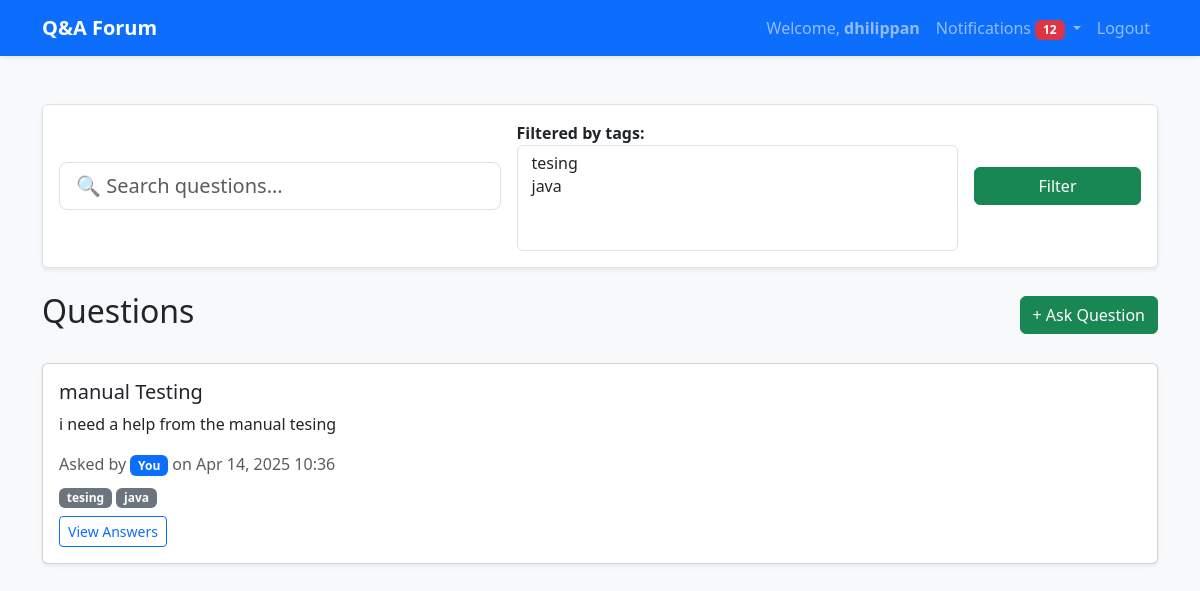
The app's page / (signed in) with its own data.
### forum_app/models.py (models this page shows)
class Question(models.Model):
    user = models.ForeignKey(User, on_delete=models.CASCADE)
    title = models.CharField(max_length=255)
    body = models.TextField()
    tags = models.ManyToManyField(Tag, blank=True)
    created_at = models.DateTimeField(auto_now_add=True)

class Tag(models.Model):
    name = models.CharField(max_length=50, unique=True)

### forum_app/views.py (the view)
# urls.py: path('', views.list_questions, name='home'),
@login_required
def list_questions(request):
    tag_filters = request.GET.getlist("tag")
    search_query = request.GET.get("search")
    questions = Question.objects.select_related('user').prefetch_related('tags').all().order_by("-created_at")
    if tag_filters:
        questions = questions.filter(tags__name__in=tag_filters).distinct()
    if search_query:
        questions = questions.filter(title__icontains=search_query)
    paginator = Paginator(questions, 10)
    page = request.GET.get('page')
    current_page = paginator.get_page(page)
    tags = Tag.objects.all()
    return render(request, 'list_questions.html', {
        'questions': current_page,
        'page_obj': current_page,
        'tags': tags,
        'selected_tags': tag_filters,
        'search_query': search_query if search_query else '',
    })

### forum_app/context_processors.py (called while the page is built)
def user_notifications(request):
    if request.user.is_authenticated:
        unread_count = Notification.objects.filter(user=request.user, is_read=False).count()
        return {
            'unread_notification_count': unread_count
        }
    return {}

### forum_app/templates/list_questions.html (shortened to what this page needs)
{% extends 'base.html' %} {% block title %}Questions{% endblock %}
{% block content %}
<form method="get" class="mb-4 p-3 bg-white rounded shadow-sm border">
  <div class="row g-3 align-items-center">
    <div class="col-md-5">
      <input
        type="text"
        name="search"
        class="form-control form-control-lg"
        placeholder="🔍 Search questions..."
        value="{{ search_query }}"
      />
    </div>
    <div class="col-md-5">
      <strong>Filtered by tags:</strong>
      <select
        name="tag"
        class="form-select select2"
        multiple="multiple"
        data-placeholder="🏷️ Filter by tags"
      >
      {% for tag in tags %}
      <option
        value="{{ tag.name }}"
      >
      </option>
    {% endfor %}
      </select>
    </div>
    <div class="col-md-2 text-end">
      <button type="submit" class="btn btn-success w-100">
         Filter
      </button>
    </div>
  </div>
</form>
<div class="d-flex justify-content-between align-items-center mb-4">
  <h2>Questions</h2>
  <a href="{% url 'post_question' %}" class="btn btn-success">+ Ask Question</a>
</div>
{% for question in questions %}
<div class="card shadow-sm mb-3">
  <div class="card-body">
    <h5 class="card-title">{{ question.title }}</h5>
    <p class="card-text">{{ question.body|truncatewords:30 }}</p>
    <p class="text-muted mb-2">
      Asked by {% if user == question.user %}
      <span class="badge bg-primary">You</span>
      {% else %} {{ question.user.username }} {% endif %} on {{ question.created_at|date:"M d, Y H:i" }}
    </p>
    {% if question.tags.exists %}
    <div class="mb-2">
      {% for tag in question.tags.all %}
      <span class="badge bg-secondary">{{ tag.name }}</span>
      {% endfor %}
    </div>
    {% endif %}
    <a
      href="{% url 'question_detail' question.id %}"
      class="btn btn-outline-primary btn-sm"
      >View Answers</a
    >
  </div>
</div>
{% empty %}
<p>No questions posted yet.</p>
{% endfor %}
{% endblock %}

### forum_app/templates/base.html (shortened to what this page needs)
<!DOCTYPE html>
<html lang="en">
<head>
    <link rel="stylesheet" href="https://cdn.jsdelivr.net/npm/bootstrap@5.3.0/dist/css/bootstrap.min.css">
</head>
<body>
    <nav class="navbar navbar-expand-lg navbar-dark bg-primary shadow-sm">
        <div class="container">
            <a class="navbar-brand" href="{% url 'list_questions' %}">Q&A Forum</a>
            <div class="collapse navbar-collapse justify-content-end">
                <ul class="navbar-nav">
                    {% if user.is_authenticated %}
    <li class="nav-item">
        <span class="nav-link">Welcome, <strong>{{ user.username }}</strong></span>
    </li>
    <li class="nav-item dropdown">
        <a class="nav-link dropdown-toggle" href="#" role="button" data-bs-toggle="dropdown" href="{% url 'notifications' %}">
            Notifications {% if unread_notification_count %}<span class="badge bg-danger" id="unread-count">{{ unread_notification_count }}</span>{% endif %}
        </a>
    </li>
    <li class="nav-item">
        <a class="nav-link" href="{% url 'logout' %}">Logout</a>
    </li>
{% endif %}
                </ul>
            </div>
        </div>
    </nav>
    <div class="container mt-5">
        {% block content %}{% endblock %}
    </div>
</body>
</html>

### forum_app/templates/base.html (style rules this page uses)
body { background-color: #f8f9fa; }
.navbar-brand { font-weight: bold; }

### records on screen
Question: title "manual Testing", body "i need a help from the manual tesing", shows "You", created_at "Apr 14, 2025 10:36"
Tag: name "tesing"
Tag: name "java"

### other values on screen
{{ user.username }} "dhilippan"
{{ unread_notification_count }} "12"
